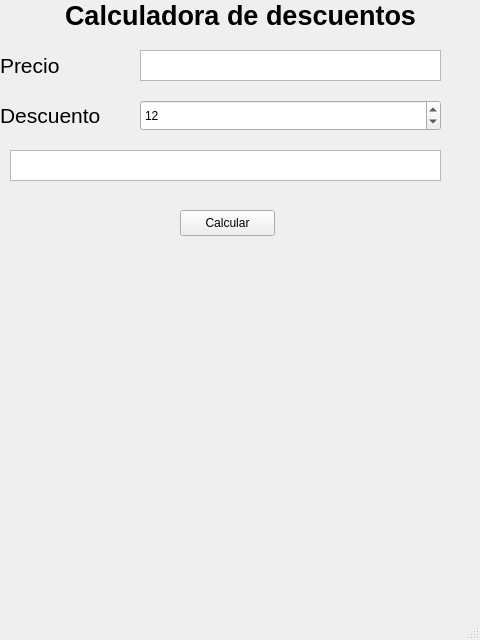
<?xml version="1.0" encoding="UTF-8"?>
<ui version="4.0">
 <class>MainWindow</class>
 <widget class="QMainWindow" name="MainWindow">
  <property name="geometry">
   <rect>
    <x>0</x>
    <y>0</y>
    <width>480</width>
    <height>640</height>
   </rect>
  </property>
  <property name="windowTitle">
   <string>MainWindow</string>
  </property>
  <widget class="QWidget" name="centralwidget">
   <widget class="QLabel" name="label">
    <property name="geometry">
     <rect>
      <x>0</x>
      <y>0</y>
      <width>481</width>
      <height>31</height>
     </rect>
    </property>
    <property name="toolTip">
     <string>&lt;html&gt;&lt;head/&gt;&lt;body&gt;&lt;p&gt;&lt;span style=&quot; font-size:14pt;&quot;&gt;Titulo&lt;/span&gt;&lt;/p&gt;&lt;/body&gt;&lt;/html&gt;</string>
    </property>
    <property name="text">
     <string>&lt;html&gt;&lt;head/&gt;&lt;body&gt;&lt;p align=&quot;center&quot;&gt;&lt;span style=&quot; font-size:20pt; font-weight:600;&quot;&gt;Calculadora de descuentos&lt;/span&gt;&lt;/p&gt;&lt;/body&gt;&lt;/html&gt;</string>
    </property>
   </widget>
   <widget class="QLabel" name="label_2">
    <property name="geometry">
     <rect>
      <x>0</x>
      <y>50</y>
      <width>481</width>
      <height>31</height>
     </rect>
    </property>
    <property name="toolTip">
     <string>&lt;html&gt;&lt;head/&gt;&lt;body&gt;&lt;p&gt;&lt;span style=&quot; font-size:14pt;&quot;&gt;Titulo&lt;/span&gt;&lt;/p&gt;&lt;/body&gt;&lt;/html&gt;</string>
    </property>
    <property name="text">
     <string>&lt;html&gt;&lt;head/&gt;&lt;body&gt;&lt;p&gt;&lt;span style=&quot; font-size:16pt;&quot;&gt;Precio&lt;/span&gt;&lt;/p&gt;&lt;/body&gt;&lt;/html&gt;</string>
    </property>
   </widget>
   <widget class="QLabel" name="label_3">
    <property name="geometry">
     <rect>
      <x>0</x>
      <y>100</y>
      <width>481</width>
      <height>31</height>
     </rect>
    </property>
    <property name="toolTip">
     <string>&lt;html&gt;&lt;head/&gt;&lt;body&gt;&lt;p&gt;&lt;span style=&quot; font-size:14pt;&quot;&gt;Titulo&lt;/span&gt;&lt;/p&gt;&lt;/body&gt;&lt;/html&gt;</string>
    </property>
    <property name="text">
     <string>&lt;html&gt;&lt;head/&gt;&lt;body&gt;&lt;p&gt;&lt;span style=&quot; font-size:16pt;&quot;&gt;Descuento&lt;/span&gt;&lt;/p&gt;&lt;/body&gt;&lt;/html&gt;</string>
    </property>
   </widget>
   <widget class="QSpinBox" name="sb_discount">
    <property name="geometry">
     <rect>
      <x>140</x>
      <y>100</y>
      <width>301</width>
      <height>31</height>
     </rect>
    </property>
    <property name="value">
     <number>12</number>
    </property>
   </widget>
   <widget class="QPushButton" name="btn_calc">
    <property name="geometry">
     <rect>
      <x>180</x>
      <y>210</y>
      <width>95</width>
      <height>26</height>
     </rect>
    </property>
    <property name="text">
     <string>Calcular</string>
    </property>
   </widget>
   <widget class="QTextEdit" name="inp_price">
    <property name="geometry">
     <rect>
      <x>140</x>
      <y>50</y>
      <width>301</width>
      <height>31</height>
     </rect>
    </property>
   </widget>
   <widget class="QTextEdit" name="inp_total">
    <property name="geometry">
     <rect>
      <x>10</x>
      <y>150</y>
      <width>431</width>
      <height>31</height>
     </rect>
    </property>
   </widget>
  </widget>
  <widget class="QMenuBar" name="menubar">
   <property name="geometry">
    <rect>
     <x>0</x>
     <y>0</y>
     <width>480</width>
     <height>23</height>
    </rect>
   </property>
  </widget>
  <widget class="QStatusBar" name="statusbar"/>
 </widget>
 <resources/>
 <connections/>
</ui>
